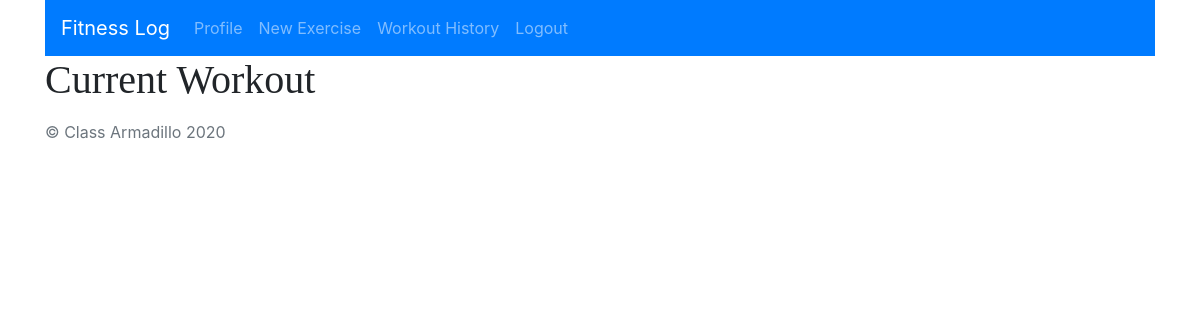
Before: /current_workout/ (signed in) with the older database file.
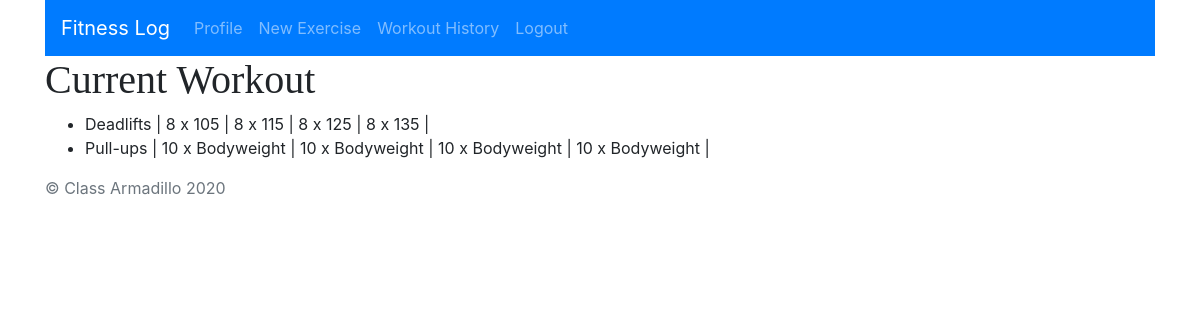
After: the same page with the newer database file.
### log_app/models.py (models this page shows, shortened)
class Exercise(models.Model):
    category = models.IntegerField()
    name = models.CharField(max_length=200)
    set1_reps = models.IntegerField()
    set2_reps = models.IntegerField()
    set3_reps = models.IntegerField()
    set4_reps = models.IntegerField()
    set1_weight_lifted = models.CharField(max_length=200)
    set2_weight_lifted = models.CharField(max_length=200)
    set3_weight_lifted = models.CharField(max_length=200)
    set4_weight_lifted = models.CharField(max_length=200)
    workout = models.ForeignKey(Workout, on_delete=models.PROTECT, related_name='exercises')
    user = models.ForeignKey(User, on_delete=models.PROTECT, related_name='exercises')

### log_app/views.py (the view)
# urls.py: path('current_workout/', views.current_workout, name='current_workout'),
@login_required
def current_workout(request):
    exercises = Exercise.objects.all()
    context = {
        'exercises': exercises,
    }
    return render(request, 'log_app/current_workout.html', context)

### log_app/templates/log_app/current_workout.html (shortened to what this page needs)
{% extends 'log_app/main.html' %}
{% block content %}
<nav class="navbar navbar-expand-lg navbar-dark bg-primary">
    <a class="navbar-brand">Fitness Log</a>
    <div class="collapse navbar-collapse" id="navbarNavAltMarkup">
        <div class="navbar-nav">
            <a class="nav-item nav-link" href="{% url 'log_users:profile' %}">Profile</a>
            <a class="nav-item nav-link" href="{% url 'log_app:add_exercise' %}">New Exercise</a>
            <a class="nav-item nav-link" href="{% url 'log_app:workout_history' %}">Workout History</a>
            <a class="nav-item nav-link" href="{% url 'log_users:logout' %}">Logout</a>
        </div>
    </div>
</nav>
<h1>Current Workout</h1>
<ul>
    {% for exercise in exercises %}
    <li>{{exercise.name}} | {{exercise.set1_reps}} x {{exercise.set1_weight_lifted}} | {{exercise.set2_reps}} x
        {{exercise.set2_weight_lifted}} | {{exercise.set3_reps}} x {{exercise.set3_weight_lifted}} |
        {{exercise.set4_reps}} x {{exercise.set4_weight_lifted}} |</li>
    {% endfor %}
</ul>
{% endblock %}

### log_app/templates/log_app/main.html (shortened to what this page needs)
<!DOCTYPE html>
<html lang="en">
{% load static %}
<head>
    <link rel="stylesheet" href="https://stackpath.bootstrapcdn.com/bootstrap/4.5.0/css/bootstrap.min.css"
>
</head>
<body>
    <div class="container">
        <main>
            {% block content %}
            {% endblock %}
        </main>
        <footer>
            <div class="footer">
                <span class="text-muted">&copy; Class Armadillo 2020</span>
            </div>
        </footer>
    </div>
</body>
</html>

### log_app/templates/log_app/main.html (style rules this page uses)
h1 { font-family: 'Cardo', serif; }

Changed rows visible on the page:
added Exercise: name "Deadlifts", set1_reps "8", set1_weight_lifted "105", set2_reps "8", set2_weight_lifted "115", set3_reps "8", set3_weight_lifted "125", set4_reps "8", set4_weight_lifted "135"
added Exercise: name "Pull-ups", set1_reps "10", set1_weight_lifted "Bodyweight", set2_reps "10", set2_weight_lifted "Bodyweight", set3_reps "10", set3_weight_lifted "Bodyweight", set4_reps "10", set4_weight_lifted "Bodyweight"
